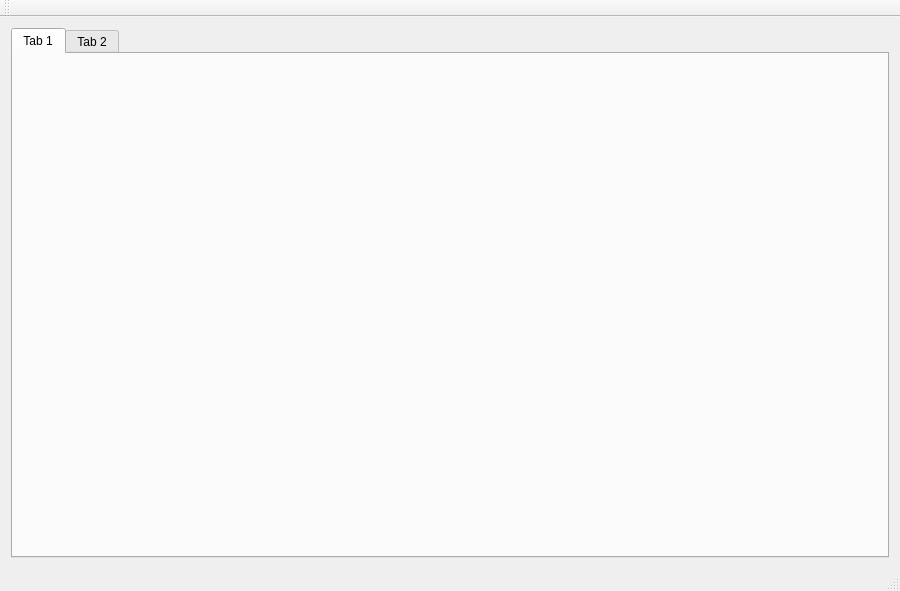
<?xml version="1.0" encoding="UTF-8"?>
<ui version="4.0">
 <class>ClientMainWindow</class>
 <widget class="QMainWindow" name="ClientMainWindow">
  <property name="geometry">
   <rect>
    <x>0</x>
    <y>0</y>
    <width>900</width>
    <height>591</height>
   </rect>
  </property>
  <property name="windowTitle">
   <string>ClientMainWindow</string>
  </property>
  <widget class="QWidget" name="centralWidget">
   <layout class="QGridLayout" name="gridLayout">
    <item row="0" column="0">
     <widget class="QTabWidget" name="tabWidget">
      <property name="currentIndex">
       <number>0</number>
      </property>
      <widget class="QWidget" name="tab">
       <attribute name="title">
        <string>Tab 1</string>
       </attribute>
      </widget>
      <widget class="QWidget" name="tab_2">
       <attribute name="title">
        <string>Tab 2</string>
       </attribute>
      </widget>
     </widget>
    </item>
   </layout>
  </widget>
  <widget class="QMenuBar" name="menuBar">
   <property name="geometry">
    <rect>
     <x>0</x>
     <y>0</y>
     <width>900</width>
     <height>26</height>
    </rect>
   </property>
  </widget>
  <widget class="QToolBar" name="mainToolBar">
   <attribute name="toolBarArea">
    <enum>TopToolBarArea</enum>
   </attribute>
   <attribute name="toolBarBreak">
    <bool>false</bool>
   </attribute>
  </widget>
  <widget class="QStatusBar" name="statusBar"/>
 </widget>
 <layoutdefault spacing="6" margin="11"/>
 <resources/>
 <connections/>
</ui>
